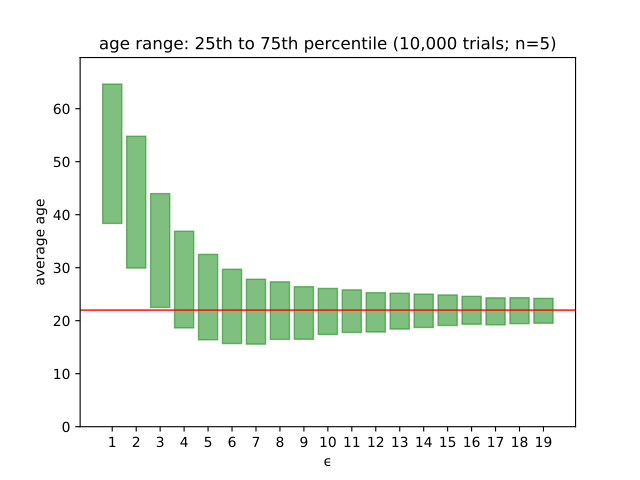

This chart was generated by the following Python code:
import numpy as np
#import matplotlib as mp
#import matplotlib.pylab as pylab
#import matplotlib.pyplot as plot
import sys

sys.path.append("/Users/simsong/gits/stats_2010")
import ctools.tydoc as tydoc
from tydoc import tytable

MAX_AGE = 110
def get_range(frac, vals):
    ct = len(vals)
    vals = list(sorted(vals))
    delta = (1-frac)/2
    v1 = vals[int( ct * delta ) ]
    v2 = vals[int( ct * (1-delta))]
    return (v1,v2)

def print_stats(desc,vals):
    ct = len(vals)
    vals = list(sorted(vals))
    for frac in [.25, .95, .99]:
        (v1,v2) = get_range(frac, vals)
        print("v1:",v1)
        print("v2:",v2)
        print(f"{desc} {frac*100}%: {v1:.02f} → {v2:.02f}  "
              f"(median: {(v2+v1)/2:.02f} range: {v2-v1:.02f})")

def print_experiment_stats(epsilon,n,avg,counts,ages):
    print(f"Epsilon: {epsilon}")
    print(f"Num people: {n} all of age: {avg}")
    print_stats("private count of people:", counts)
    print_stats("private average ages", ages)
    print("")

    
def naive_stats(epsilon, n, age, verbose=False):
    # Differentially private count and average where people all have the same value
    n_sensitivity = 1 
    n_noise    = np.random.laplace(scale=([n_sensitivity/(epsilon*.5)]))[0]
    private_num = n + n_noise
    age_sensitivity = 110 
    age_noise = np.random.laplace(scale=([age_sensitivity/(epsilon*.5)]))[0]
    private_sum_ages = (age*n) + age_noise
    private_average_age = private_sum_ages / private_num
    return {'private_num':private_num,'private_average_age':private_average_age}

    
def dp_age_histogram(epsilon, npeople, age, verbose=False):
    # Given a value of epsilon, and a count of people all the same age
    # create a histogram and then calc average age and the like
    NUM_AGES = MAX_AGE+1
    bins      = np.zeros(NUM_AGES)
    bins[age] = npeople
    noises    = np.random.laplace(scale= np.resize( 1.0/epsilon, NUM_AGES ))
    private_bins = bins + noises
    private_num  = private_bins.sum()
    total_age    = (private_bins * np.arange(NUM_AGES)).sum()
    private_average_age  = total_age / private_num
    if verbose:
        print(f"Epsilon: {epsilon}")
        print(f"Num people: {npeople} age: {age}")
        print(f"Real histogram: ")
        for i in range(NUM_AGES):
            print(f"{i}:{bins[i]:0.1f} ",end='')
        print(f"\nNoises:")
        for i in range(NUM_AGES):
            print(f"{i}:{noises[i]:0.1f} ",end='')
        print(f"\nPrivate histogram:")
        for i in range(NUM_AGES):
            print(f"{i}:{private_bins[i]:0.1f} ",end='')
        print(f"\nprivate[{age}] = {private_bins[age]}")
        total_people = 0
        total_age = 0
        for i in range(NUM_AGES):
            total_people += private_bins[i]
            total_age += i * private_bins[i]
            print(f" {i} * {private_bins[i]} = {i * private_bins[i]}  total_people:{total_people} total_age:{total_age}")
        print(f"Private people: {private_num} Total age: {total_age} Average age: {private_average_age}")
        print("")
    return {'private_num':private_num,'private_average_age':private_average_age}

def run_histogram_experiment(dp_mechanism, epsilon,n,age,trials, verbose=False):
    results        = [dp_mechanism(epsilon,n,age, verbose=verbose) for i in range(trials)]
    private_num    = [result['private_num'] for result in results]
    private_average_ages = [result['private_average_age'] for result in results]
    print_experiment_stats(epsilon, n, age, private_num, private_average_ages)
    return {'epsilon':epsilon,
            'n':n,
            'age':age,
            'trials':trials,
            'private_num':private_num,
            'private_avgage-.95'   : get_range(.95, private_average_ages),
            'private_num-.95'   : get_range(.95, private_num),
            'private_avgage-.25'   : get_range(.25, private_average_ages),
            'private_num-.25'   : get_range(.25, private_num)}

TRIALS=10000
VERBOSE=False
# https://matplotlib.org/gallery/api/agg_oo_sgskip.html
from matplotlib.backends.backend_agg import FigureCanvasAgg as FigureCanvas
from matplotlib.figure import Figure
def demo():
    for n in [1,2,3,4,5]:
        labels = []
        ages25 = []
        ages75 = []
        age = 22
        #for n in [1, 10, 100, 1000, 10000]:
        # for n in range(2,30,2):
        for epsilon in range(1,20):
            obj = run_histogram_experiment(dp_age_histogram, epsilon, n, age, trials=TRIALS, verbose=VERBOSE)
            #obj = run_histogram_experiment(naive_stats, epsilon, n, age, trials=TRIALS, verbose=VERBOSE)
            # labels.append(str(n))
            labels.append(str(epsilon))
            p25 = obj['private_avgage-.25'][0]
            p75 = obj['private_avgage-.25'][1]
            ages25.append(p25)
            ages75.append(p75)
            print(f"n:{n}    1q: {p25:.02f}   3q: {p75:02f}")

        ages25 = np.array(ages25)
        ages75 = np.array(ages75)

        print("ages25:",ages25)
        print("ages75:",ages75)

        fig = Figure()
        FigureCanvas(fig)
        ax = fig.add_subplot(111)
        ymin = min(ages25.min()-5, 0)
        ymax = max(ages75.max()+5, 30)
        ax.bar(x=labels,bottom=ages25, height=ages75-ages25, linewidth=1, edgecolor='green', color='green', alpha=0.5)
        ax.set_ylim(bottom=ymin, top=ymax)
        ax.axhline( y = age, linewidth=1, color='red')
        ax.set_title(f"age range: 25th to 75th percentile ({TRIALS:,} trials; n={n})")
        ax.set_ylabel("average age")
        ax.set_xlabel("ϵ")
        fig.savefig(f"demo_n={n}.pdf")
        fig.savefig(f"demo_n={n}.png")

if __name__=="__main__":
    demo()
